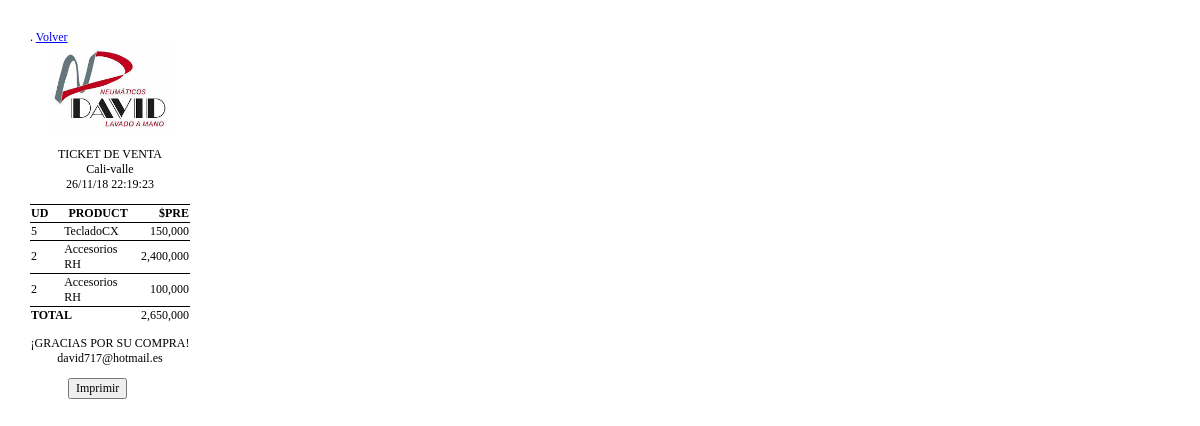
Screenshot of /impresion.php with the database file from the repository.
### tables this page shows
CREATE TABLE `producto` (
  `id` int(11) NOT NULL,
  `nombre` varchar(50) NOT NULL,
  `cantidad` int(200) NOT NULL,
  `precio` varchar(200) NOT NULL,
  `total` varchar(200) NOT NULL
);

### listaImpresion.php (the view)
<?php
     $get_sum = $conn->prepare('SELECT SUM(total) AS stotal FROM producto');
     $get_sum->execute();
        if($data = $get_sum->fetch(PDO::FETCH_ASSOC)) {
           $all = $data['stotal'];
            $form = number_format($all,0,'.',',');
            }
?>
    	<?php foreach($producto as $prod){ ?>
        <tr>
          <td class="cantidad"><?php echo $prod->cantidad ?></td>
          <td class="producto"><?php echo $prod->nombre ?></td>
          <td class="precio"><?php echo $forma = number_format($prod->total,0,'.',',');?></td>
        </tr>
    <?php } ?>

### impresion.php (shortened to what this page needs)
.<?php
include"conexion.php";
$sentencia = $conn->query("SELECT * FROM producto");
$producto = $sentencia->fetchAll(PDO::FETCH_OBJ);
?>
<!DOCTYPE html>
<html>
<head>
  <link rel="stylesheet" href="css/styleImpresion.css">
</head>
<body style="margin: 30px;">
  <a href="index.php">Volver</a>
  <div class="ticket">
     <img src="images.jpg" alt="Logotipo">
    <p class="centrado">TICKET DE VENTA<br>Cali-valle<br><?php echo date("d/m/y"). " " . date("H:i:s") ?></p>
    <table>
      <thead>
        <tr>
          <th class="cantidad">UD</th>
          <th class="producto">PRODUCT</th>
          <th class="precio">$PRE</th>
        </tr>
      </thead>
      <tbody>
          <?php include_once "listaImpresion.php"; ?>
    <td colspan="2"><strong>TOTAL</strong></td>
    <td class="precio"><?php echo $form ?></td>
      </tbody>
    </table>
    <p class="centrado">¡GRACIAS POR SU COMPRA!
      <br><small>david717@hotmail.es</small></p>
  </div>
  <button class="oculto-impresion" onclick="imprimir()">Imprimir</button>
</body>
</html>

### css/styleImpresion.css (style rules this page uses)
* { font-size: 12px; font-family: 'Times New Roman'; }
td, th, tr, table { border-top: 1px solid black; border-collapse: collapse; }
td.producto, th.producto { width: 75px; max-width: 75px; }
td.cantidad, th.cantidad { text-align: left; width: 50px; max-width: 50px; word-break: break-all; }
td.precio, th.precio { width: 90px; max-width: 90px; word-break: break-all; }
th.precio, td.precio { text-align: right; }
.centrado { text-align: center; align-content: center; }
.ticket { width: 160px; max-width: 160px; }
img { max-width: inherit; width: inherit; }
.oculto-impresion { margin-left: 38px; }

### rows the page displays
producto: cantidad "5", nombre "TecladoCX", total "150,000"
producto: cantidad "2", nombre "Accesorios RH", total "2,400,000"
producto: cantidad "2", nombre "Accesorios RH", total "100,000"

### other values shown
$form "2,650,000"
